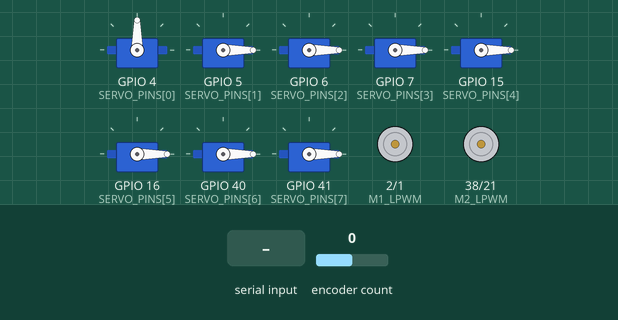
The sketch below on a simulated ESP32. Shown: 8 × servo, motor-driver pin pairs drawn as motors (green arrow = first pin HIGH = forward, orange = second pin HIGH = backward, longer = more drive, scaled by the enable pin). The test bench sets the inputs (shaded band); at power-on: encoder count 0. What the sketch prints to the serial monitor is not drawn.

Above: at 4.2 s.
4.3 s: "5\n" received over Serial
At 5.1 s:
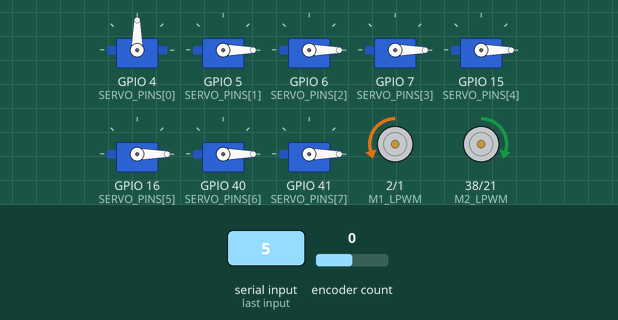
5.8 s: encoder count set to 1
7.3 s: "all 90\n" received over Serial
At 8.5 s:
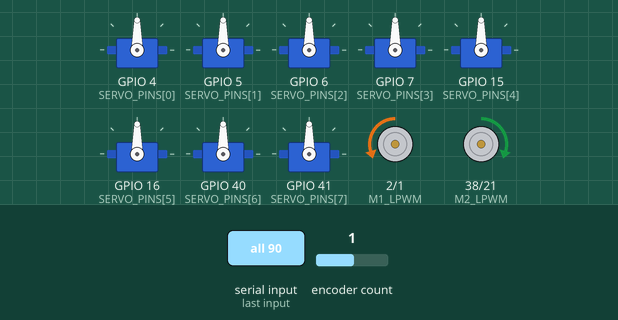
8.8 s: encoder count set to 2
At 9.7 s:
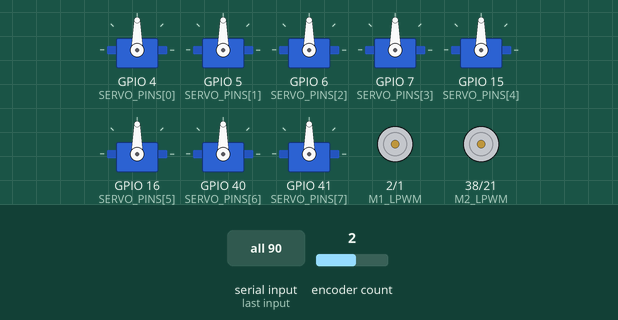
10.3 s: "m90\n" received over Serial
At 10.9 s:
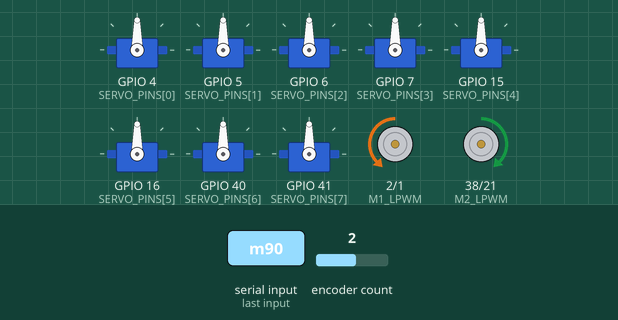
11.8 s: "home\n" received over Serial
At 13.2 s:
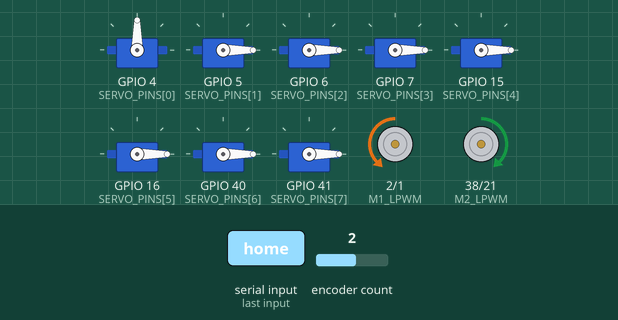
Timing chart, 0 to 14.3 s (numbered marks = the images above; inputs shaded):
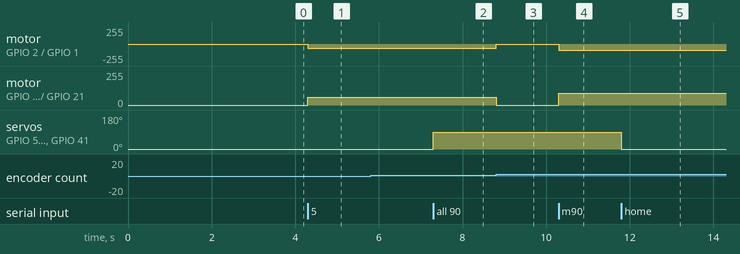

Measured:
- after the input at 4.3 s, motor on GPIO 2 (M1_LPWM) / GPIO 1 (M1_RPWM): stopped → backward 60/255 at once; motor on GPIO 38 (M2_LPWM) / GPIO 21 (M2_RPWM): stopped → forward 60/255 at once
- after the input at 7.3 s, servo on GPIO 5 (SERVO_PINS[1]), servo on GPIO 6 (SERVO_PINS[2]), servo on GPIO 7 (SERVO_PINS[3]), servo on GPIO 15 (SERVO_PINS[4]), servo on GPIO 16 (SERVO_PINS[5]), servo on GPIO 40 (SERVO_PINS[6]), servo on GPIO 41 (SERVO_PINS[7]): 0° → 90° at once
- after the input at 8.8 s, motor on GPIO 2 (M1_LPWM) / GPIO 1 (M1_RPWM): backward 60/255 → stopped at once; motor on GPIO 38 (M2_LPWM) / GPIO 21 (M2_RPWM): forward 60/255 → stopped at once
- after the input at 10.3 s, motor on GPIO 2 (M1_LPWM) / GPIO 1 (M1_RPWM): stopped → backward 90/255 at once; motor on GPIO 38 (M2_LPWM) / GPIO 21 (M2_RPWM): stopped → forward 90/255 at once
- after the input at 11.8 s, servo on GPIO 5 (SERVO_PINS[1]), servo on GPIO 6 (SERVO_PINS[2]), servo on GPIO 7 (SERVO_PINS[3]), servo on GPIO 15 (SERVO_PINS[4]), servo on GPIO 16 (SERVO_PINS[5]), servo on GPIO 40 (SERVO_PINS[6]), servo on GPIO 41 (SERVO_PINS[7]): 90° → 0° at once

The sketch:

humanoid.ino
```cpp
/*
 * Humanoid — 8 серво (hold position) + 2x BTS7960 (master/slave) + Encoder + PID
 *
 * Серво держат фиксированные позиции из INIT_ANGLES[].
 * Через Serial можно сменить угол любого серво или все сразу.
 *
 * Серво:
 *   GPIO 4, 5, 6, 7, 15, 16, 40, 41
 *
 * Моторы плеча (master/slave):
 *   BTS7960 #1 (master, с энкодером):
 *     GPIO 1  → R_PWM
 *     GPIO 2  → L_PWM
 *     GPIO 14 → R_EN + L_EN
 *   BTS7960 #2 (slave, инвертирован — стоит зеркально):
 *     GPIO 21 → R_PWM
 *     GPIO 38 → L_PWM
 *     GPIO 39 → R_EN + L_EN
 *
 * Encoder REV Core Hex (через voltage divider 5V→3.3V):
 *   GPIO 12 → A
 *   GPIO 13 → B
 *
 * Serial команды (115200, Newline):
 *   <pin> <angle>  — серво на угол (например: 4 90)
 *   all <angle>    — все серво на угол
 *   home           — все серво в INIT_ANGLES
 *   list           — показать текущие углы
 *   <num>          — мотор: target в градусах (50, -180)
 *   m<num>         — мотор raw power (m100, m-150, m0)
 *   e<num>         — set encoder count (e0 = сброс)
 *   x              — стоп мотор target
 *   p<num>         — kP
 *   i<num>         — kI
 *   d<num>         — kD
 *   ?              — показать PID
 */

#include <ESP32Servo.h>
#include <ESP32Encoder.h>

// ─── Серво ───────────────────────────────────────────────────────
const uint8_t SERVO_PINS[8]  = {  4,  5,  6,  7, 15, 16, 40, 41 };
const uint8_t INIT_ANGLES[8] = {  90,  0,  0,  0,  0,  0,  0,  0 };  // стартовые позиции
const uint8_t NUM_SERVOS = 8;

#define PULSE_MIN_US  500
#define PULSE_MAX_US  2500

Servo servos[NUM_SERVOS];
uint8_t currentAngles[NUM_SERVOS];

// ─── Моторы BTS7960 ──────────────────────────────────────────────
#define M1_RPWM   1
#define M1_LPWM   2
#define M1_EN    14
#define M2_RPWM  21
#define M2_LPWM  38
#define M2_EN    39
#define PWM_FREQ  20000
#define PWM_RES   8

const bool MOTOR1_REVERSED = false;
const bool MOTOR2_REVERSED = true;

int currentMotorPower = 0;

// ─── Энкодер ─────────────────────────────────────────────────────
#define ENC_A_PIN  12
#define ENC_B_PIN  13
ESP32Encoder encoder;
const float COUNTS_PER_REV = 1152.0;
const float COUNTS_PER_DEG = COUNTS_PER_REV / 360.0;

// ─── PID ─────────────────────────────────────────────────────────
float kP = 1.5;
float kI = 0.0;
float kD = 0.05;
bool  targetActive  = false;
long  targetCounts  = 0;
float integralAcc   = 0;
long  prevError     = 0;
unsigned long prevPidTime = 0;

const int   TOL    = 10;
const int   MIN_PW = 60;
const int   MAX_PW = 220;
const float I_LIMIT = 200;

// ─── Telemetry ───────────────────────────────────────────────────
unsigned long lastTelemetry = 0;
const unsigned long TELEMETRY_INTERVAL = 500;

// ─────────────────────────────────────────────────────────────────

void setMotors(int16_t power) {
  power = constrain(power, -255, 255);
  currentMotorPower = power;

  int16_t pw1 = MOTOR1_REVERSED ? -power : power;
  if (pw1 >= 0) { ledcWrite(M1_RPWM, pw1); ledcWrite(M1_LPWM, 0); }
  else          { ledcWrite(M1_RPWM, 0);   ledcWrite(M1_LPWM, -pw1); }

  int16_t pw2 = MOTOR2_REVERSED ? -power : power;
  if (pw2 >= 0) { ledcWrite(M2_RPWM, pw2); ledcWrite(M2_LPWM, 0); }
  else          { ledcWrite(M2_RPWM, 0);   ledcWrite(M2_LPWM, -pw2); }
}

void resetPid() {
  integralAcc = 0;
  prevError = 0;
  prevPidTime = millis();
}

int8_t findServoByPin(uint8_t pin) {
  for (uint8_t i = 0; i < NUM_SERVOS; i++) {
    if (SERVO_PINS[i] == pin) return i;
  }
  return -1;
}

void setServoByPin(uint8_t pin, uint8_t angle) {
  int8_t idx = findServoByPin(pin);
  if (idx < 0) {
    Serial.print("[ERR] GPIO "); Serial.print(pin); Serial.println(" не найден");
    return;
  }
  angle = constrain(angle, 0, 180);
  servos[idx].write(angle);
  currentAngles[idx] = angle;
  Serial.print("[SERVO GPIO "); Serial.print(pin);
  Serial.print("] → "); Serial.print(angle); Serial.println("°");
}

void setAllServos(uint8_t angle) {
  angle = constrain(angle, 0, 180);
  for (uint8_t i = 0; i < NUM_SERVOS; i++) {
    servos[i].write(angle);
    currentAngles[i] = angle;
  }
  Serial.print("[ALL SERVOS] → "); Serial.print(angle); Serial.println("°");
}

void homeServos() {
  for (uint8_t i = 0; i < NUM_SERVOS; i++) {
    servos[i].write(INIT_ANGLES[i]);
    currentAngles[i] = INIT_ANGLES[i];
  }
  Serial.println("[HOME] серво в стартовых позициях");
}

void listAngles() {
  Serial.println("─── Серво ───");
  for (uint8_t i = 0; i < NUM_SERVOS; i++) {
    Serial.print("  GPIO ");
    if (SERVO_PINS[i] < 10) Serial.print(" ");
    Serial.print(SERVO_PINS[i]);
    Serial.print(" → "); Serial.print(currentAngles[i]); Serial.println("°");
  }
  long count = encoder.getCount();
  Serial.print("─── Мотор: pwr="); Serial.print(currentMotorPower);
  Serial.print(", enc="); Serial.print(count);
  Serial.print(", deg="); Serial.println(count / COUNTS_PER_DEG, 1);
}

// ─────────────────────────────────────────────────────────────────

void setup() {
  Serial.begin(115200);
  delay(3000);
  Serial.println("\n=== Humanoid (hold position) ===");

  // Серво
  ESP32PWM::allocateTimer(0);
  ESP32PWM::allocateTimer(1);
  ESP32PWM::allocateTimer(2);
  ESP32PWM::allocateTimer(3);
  for (uint8_t i = 0; i < NUM_SERVOS; i++) {
    servos[i].setPeriodHertz(50);
    servos[i].attach(SERVO_PINS[i], PULSE_MIN_US, PULSE_MAX_US);
    servos[i].write(INIT_ANGLES[i]);
    currentAngles[i] = INIT_ANGLES[i];
  }
  Serial.println("[SERVO] 8 серво init OK — держат позицию");

  // Моторы
  ledcAttach(M1_RPWM, PWM_FREQ, PWM_RES);
  ledcAttach(M1_LPWM, PWM_FREQ, PWM_RES);
  ledcAttach(M2_RPWM, PWM_FREQ, PWM_RES);
  ledcAttach(M2_LPWM, PWM_FREQ, PWM_RES);
  pinMode(M1_EN, OUTPUT); digitalWrite(M1_EN, HIGH);
  pinMode(M2_EN, OUTPUT); digitalWrite(M2_EN, HIGH);
  setMotors(0);
  Serial.println("[MOTOR] BTS7960 #1 + #2 init OK");

  // Encoder
  ESP32Encoder::useInternalWeakPullResistors = puType::up;
  encoder.attachFullQuad(ENC_A_PIN, ENC_B_PIN);
  encoder.clearCount();
  Serial.println("[ENC] init OK");

  listAngles();

  Serial.println("\nКоманды:");
  Serial.println("  4 90       серво GPIO 4 → 90°");
  Serial.println("  all 45     все серво → 45°");
  Serial.println("  home       все серво в стартовые позиции");
  Serial.println("  list       показать состояние");
  Serial.println("  <num>      мотор: target в градусах");
  Serial.println("  m<num>     мотор raw power (m100, m0)");
  Serial.println("  e<num>     set encoder (e0 = сброс)");
  Serial.println("  x          стоп мотор");
  Serial.println("  p/i/d<n>   тюнинг PID,   ?  показать PID");
}

void loop() {
  // ─── Команды ──────────────────────────────────────────────────
  if (Serial.available()) {
    String line = Serial.readStringUntil('\n');
    line.trim();
    if (line.length() == 0) return;

    String cmd = line;
    cmd.toLowerCase();

    if (cmd == "home") {
      homeServos();
    } else if (cmd == "list") {
      listAngles();
    } else if (cmd == "x") {
      targetActive = false;
      setMotors(0);
      Serial.println("[STOP]");
    } else if (cmd == "?") {
      Serial.print("kP="); Serial.print(kP);
      Serial.print(" kI="); Serial.print(kI);
      Serial.print(" kD="); Serial.println(kD);
    } else if (cmd.startsWith("all ")) {
      int angle = cmd.substring(4).toInt();
      setAllServos((uint8_t)constrain(angle, 0, 180));
    } else if (cmd[0] == 'm') {
      targetActive = false;
      setMotors(line.substring(1).toInt());
      Serial.print("[POWER] "); Serial.println(currentMotorPower);
    } else if (cmd[0] == 'e') {
      long v = line.substring(1).toInt();
      encoder.setCount(v);
      Serial.print("[ENC SET] "); Serial.println(v);
    } else if (cmd[0] == 'p') {
      kP = line.substring(1).toFloat(); Serial.print("[kP] "); Serial.println(kP);
    } else if (cmd[0] == 'i') {
      kI = line.substring(1).toFloat(); Serial.print("[kI] "); Serial.println(kI);
    } else if (cmd[0] == 'd') {
      kD = line.substring(1).toFloat(); Serial.print("[kD] "); Serial.println(kD);
    } else {
      // "<pin> <angle>" или "<degrees>" для мотора
      int spaceIdx = line.indexOf(' ');
      if (spaceIdx > 0) {
        int pin   = line.substring(0, spaceIdx).toInt();
        int angle = line.substring(spaceIdx + 1).toInt();
        setServoByPin((uint8_t)pin, (uint8_t)angle);
      } else if (isDigit(line[0]) || line[0] == '-' || line[0] == '+') {
        float deg = line.toFloat();
        targetCounts = (long)(deg * COUNTS_PER_DEG);
        targetActive = true;
        resetPid();
        Serial.print("[TARGET] "); Serial.print(deg);
        Serial.print("° = "); Serial.println(targetCounts);
      } else {
        Serial.print("[ERR] "); Serial.println(line);
      }
    }
  }

  // ─── PID для моторов ──────────────────────────────────────────
  if (targetActive) {
    long current = encoder.getCount();
    long error = targetCounts - current;

    if (abs(error) < TOL) {
      setMotors(0);
      targetActive = false;
      Serial.print("[REACHED] target="); Serial.print(targetCounts);
      Serial.print(" current="); Serial.println(current);
    } else {
      unsigned long now = millis();
      float dt = (now - prevPidTime) / 1000.0f;
      if (dt < 0.001f) dt = 0.001f;

      integralAcc += error * dt;
      integralAcc = constrain(integralAcc, -I_LIMIT, I_LIMIT);
      float derivative = (error - prevError) / dt;

      float output = kP * error + kI * integralAcc + kD * derivative;

      int power = (int)output;
      if (power >  MAX_PW) power =  MAX_PW;
      if (power < -MAX_PW) power = -MAX_PW;
      if (power > 0 && power <  MIN_PW) power =  MIN_PW;
      if (power < 0 && power > -MIN_PW) power = -MIN_PW;

      setMotors(power);
      prevError = error;
      prevPidTime = now;
    }
  }

  // ─── Telemetry (только когда мотор активен) ───────────────────
  if (targetActive && (millis() - lastTelemetry > TELEMETRY_INTERVAL)) {
    long count = encoder.getCount();
    Serial.print("[T] pwr=");  Serial.print(currentMotorPower);
    Serial.print(" | enc=");   Serial.print(count);
    Serial.print(" | err=");   Serial.println(targetCounts - count);
    lastTelemetry = millis();
  }
}
```
